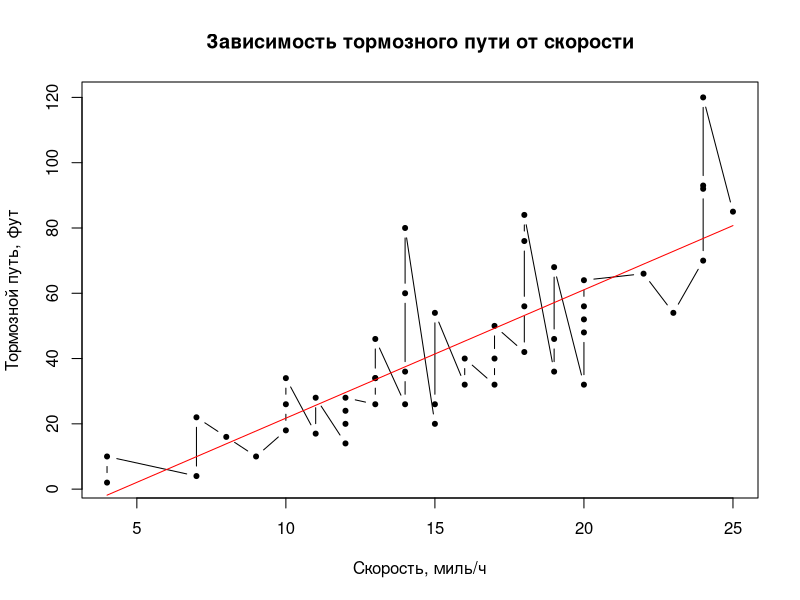

The R source for this figure:
library(datasets)
data("cars")

linear_regression <- lm(
  dist ~ speed,
  data = cars
)

plot(
  dist ~ speed,
  data = cars,
  
  xlab = "Скорость, миль/ч",
  ylab = "Тормозной путь, фут",
  main = "Зависимость тормозного пути от скорости",
  type = "b",
  pch = 20
)
lines(
  x = cars$speed,
  y = linear_regression$fitted.values,
  col = "red"
)

sample <- data.frame(speed = c(40))

pred <- predict(linear_regression, newdata = sample)
print(paste("Braking distance for 40 mph prediction:", pred[1], "ft"))
